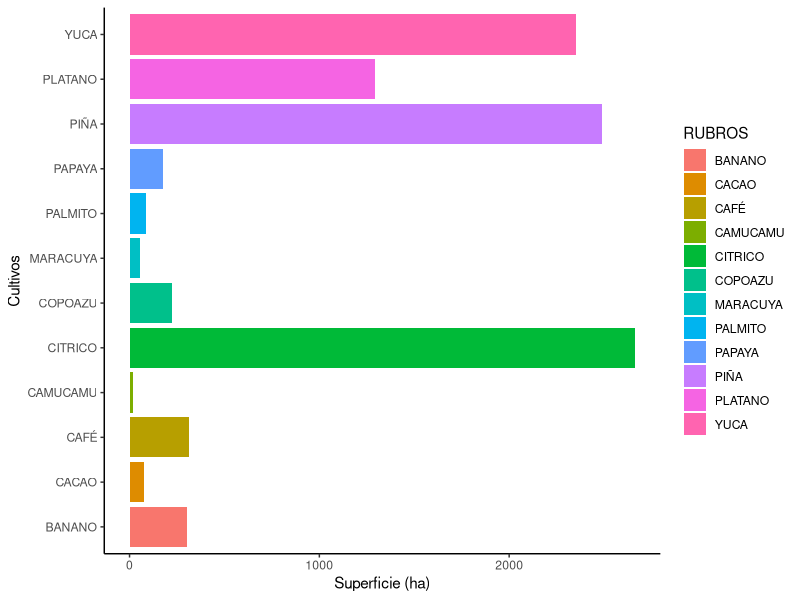
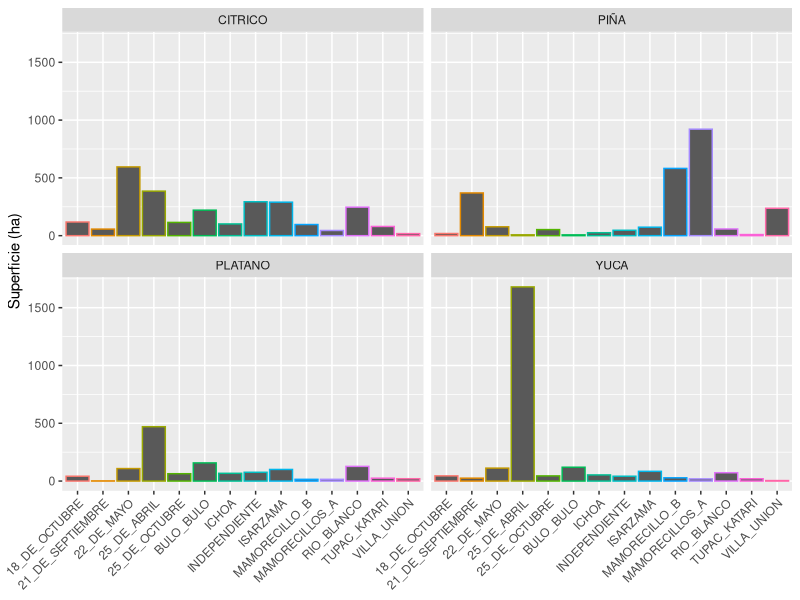
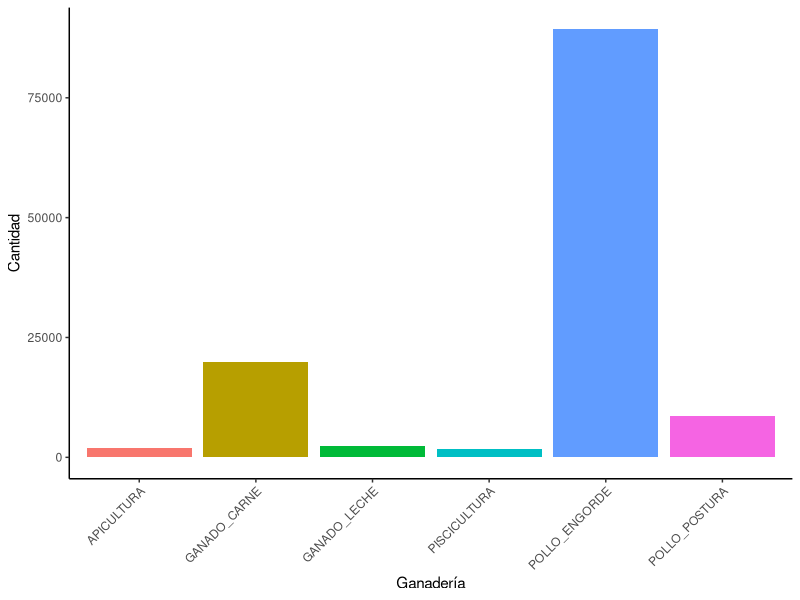
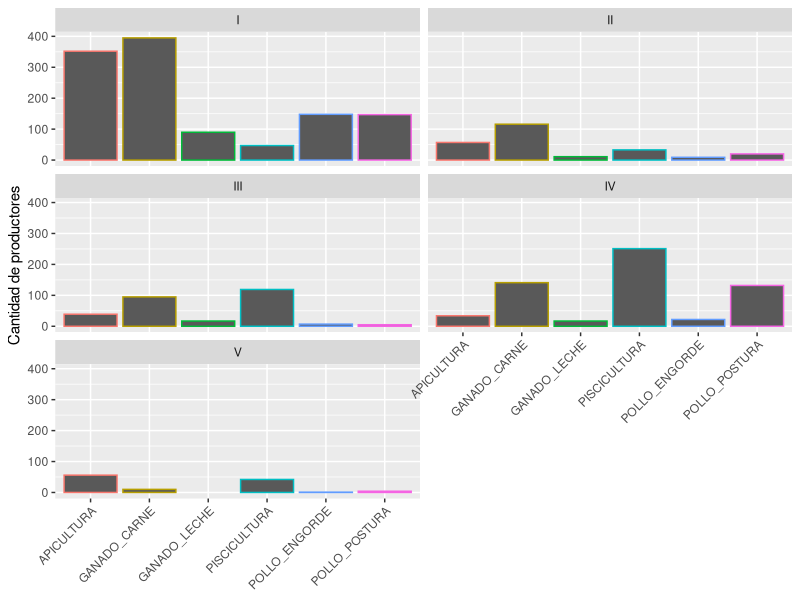

Generate these figures, in order, with R:
## ---- chunk 1
##Importar librerias
library(tidyverse)
library(kableExtra)

## ---- chunk 2
## Importar datos de excel
library(readxl)
DATA_RIOS <- read_excel("DATA_RIOS.xlsx", 
    sheet = "DATA", col_types = c("numeric", 
        "text", "text", "text", "text", "text", 
        "numeric", "numeric", "numeric", 
        "numeric", "numeric", "numeric", 
        "numeric", "numeric", "numeric", 
        "numeric", "numeric", "numeric", 
        "numeric", "numeric", "numeric", 
        "numeric", "numeric", "numeric"))
head(DATA_RIOS)
## ---- chunk 3
## Pivotando datos 
pivot_data <- DATA_RIOS %>%
 pivot_longer(
    cols = `PIÑA`:`APICULTURA`,
    names_to = "RUBROS",
    values_to = "CANTIDAD")
head(pivot_data)
## ---- chunk 4
## Exportar datos 
setwd("~/Desktop/alcaldia")
write.csv(pivot_data, "Censo_data.csv")
## ---- chunk 5
## Filtrar datos de superficie
superficie <- pivot_data %>%
  filter(RUBROS %in% c("PIÑA",
                      "BANANO",
                      "PLATANO",
                      "CITRICO",
                      "CAFÉ",
                      "CACAO",
                      "COPOAZU",
                      "MARACUYA",
                      "PALMITO",
                      "CAMUCAMU",
                      "PAPAYA",
                      "YUCA"))
## ---- chunk 6
pecuaria <- pivot_data %>%
  filter(RUBROS %in% c("GANADO_CARNE",
                      "GANADO_LECHE",
                      "POLLO_ENGORDE",
                      "POLLO_POSTURA",
                      "PISCICULTURA",
                      "APICULTURA"))
## ---- chunk 7
# count observations
data_super <- superficie %>%
  filter(!is.na(CANTIDAD))%>%
  group_by(RUBROS) %>%
  summarise(Productores = n(), 
            Superficie=sum(CANTIDAD), 
            Media=mean(CANTIDAD),
            Mínimo= min(CANTIDAD),
            Máximo=max(CANTIDAD)) %>%
  arrange(desc(Superficie))

#develop table with scroll
kable(cbind(data_super), "html", caption = 'Resumen del censo agropecuario)') %>%
    kable_styling() %>%
    scroll_box(width = "100%", height = "200px")
## ---- chunk 8
# count observations
superficie %>%
  filter(!is.na(CANTIDAD))%>%
  group_by(RUBROS) %>%
  summarise(Cantidad = n(), 
            Superficie=sum(CANTIDAD), 
            Prom=mean(CANTIDAD)) %>%
  arrange(desc(Superficie)) %>%
  ggplot(aes(x = Superficie, y = RUBROS, fill=RUBROS)) +
    geom_bar(stat = "identity") +
    theme_classic() +
    labs(
        y = "Cultivos",
        x = "Superficie (ha)"
    )
## ---- chunk 9
# count observations per central
data_super_central <- superficie %>%
  filter(!is.na(CANTIDAD))%>%
  group_by(CENTRAL, RUBROS) %>%
  summarise(Productores = n(), 
            Superficie=sum(CANTIDAD), 
            Prom=mean(CANTIDAD),
            Mínimo= min(CANTIDAD),
            Máximo=max(CANTIDAD)) %>%
  arrange(desc(Superficie))

#develop table with scroll
kable(cbind(data_super_central), "html", caption = 'Resultados por Central y ranking)') %>%
    kable_styling() %>%
    scroll_box(width = "100%", height = "200px")

## ---- chunk 10
sup_central<- superficie %>%
  filter(!is.na(CANTIDAD))%>%
  filter(RUBROS %in% c("CITRICO",
                      "YUCA",
                      "PIÑA",
                      "PLATANO")) %>%
  group_by(CENTRAL, RUBROS) %>%
  summarise(Cantidad = n(), 
            Superficie=sum(CANTIDAD), 
            Prom=mean(CANTIDAD),
            Mínimo= min(CANTIDAD),
            Máximo=max(CANTIDAD))
sup_central %>%
  ggplot(aes(x = CENTRAL, y = Superficie, color=CENTRAL)) +
    geom_bar(stat = "identity", show.legend = FALSE) +
    facet_wrap(~RUBROS) +
    labs(x = NULL,
         y = "Superficie (ha)") +
  guides(x = guide_axis(angle = 45))

#write.csv(central, "data_central.csv")
## ---- chunk 11
# count observations
data_pec <- pecuaria %>%
  filter(!is.na(CANTIDAD))%>%
  group_by(RUBROS) %>%
  summarise(Productores = n(), 
            Cantidad=sum(CANTIDAD), 
            Prom=mean(CANTIDAD),
            Mínimo= min(CANTIDAD),
            Máximo=max(CANTIDAD)) %>%
  arrange(desc(Productores))

#develop table with scroll
kable(cbind(data_pec), "html", caption = 'Resumen del censo agropecuario-Ganadería)') %>%
    kable_styling() %>%
    scroll_box(width = "100%", height = "200px")
## ---- chunk 12
pecuaria %>%
  filter(!is.na(CANTIDAD))%>%
  group_by(RUBROS) %>%
  summarise(Productores = n(), 
            Cantidad=sum(CANTIDAD), 
            Prom=mean(CANTIDAD),
            Mínimo= min(CANTIDAD),
            Máximo=max(CANTIDAD)) %>%
  arrange(desc(Cantidad)) %>%
  ggplot(aes(x = RUBROS, y = Cantidad, fill=RUBROS)) +
    geom_bar(stat = "identity") +
    theme_classic() +
    labs(
        x = "Ganadería",
        y = "Cantidad"
    ) +
  guides(x = guide_axis(angle = 45))+
   theme(legend.position = "none")
## ---- chunk 13
# count observations
data_pec_central <- pecuaria %>%
  filter(!is.na(CANTIDAD))%>%
  group_by(CENTRAL, RUBROS) %>%
  summarise(Productores = n(), 
            Cantidad=sum(CANTIDAD), 
            Prom=mean(CANTIDAD),
            Mínimo= min(CANTIDAD),
            Máximo=max(CANTIDAD)) %>%
  arrange(desc(Productores)) 

#develop table with scroll
kable(cbind(data_pec_central), "html", caption = 'Resultados pecuarios por Central y ranking)') %>%
    kable_styling() %>%
    scroll_box(width = "100%", height = "200px")

## ---- chunk 14
data_pec_dist <- pecuaria %>%
  filter(!is.na(CANTIDAD))%>%
  group_by(DISTRITO, RUBROS) %>%
  summarise(Productores = n(), 
            Cantidad=sum(CANTIDAD), 
            Prom=mean(CANTIDAD),
            Mínimo= min(CANTIDAD),
            Máximo=max(CANTIDAD)) %>%
  arrange(desc(Productores))

#develop table with scroll
kable(cbind(data_pec_dist), "html", caption = 'Resultados pecuarios por distrito)') %>%
    kable_styling() %>%
    scroll_box(width = "100%", height = "200px")
## ---- chunk 15
data_pec_dist %>% 
  ggplot(aes(x = RUBROS, y = Productores, color=RUBROS)) +
    geom_bar(stat = "identity", show.legend = FALSE) +
    facet_wrap(~DISTRITO, ncol = 2) +
    labs(x = NULL,
         y = "Cantidad de productores") +
  guides(x = guide_axis(angle = 45))
